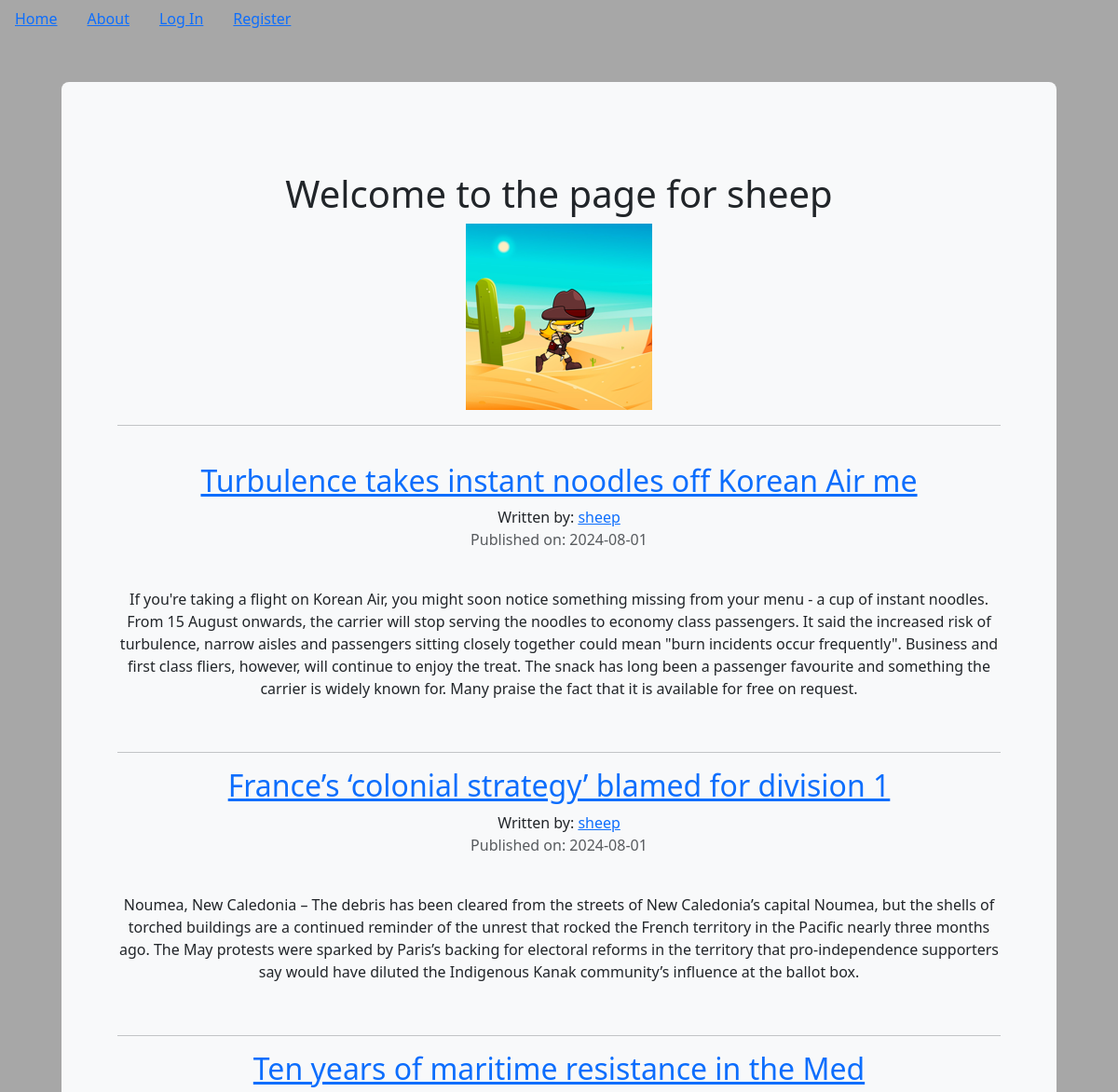
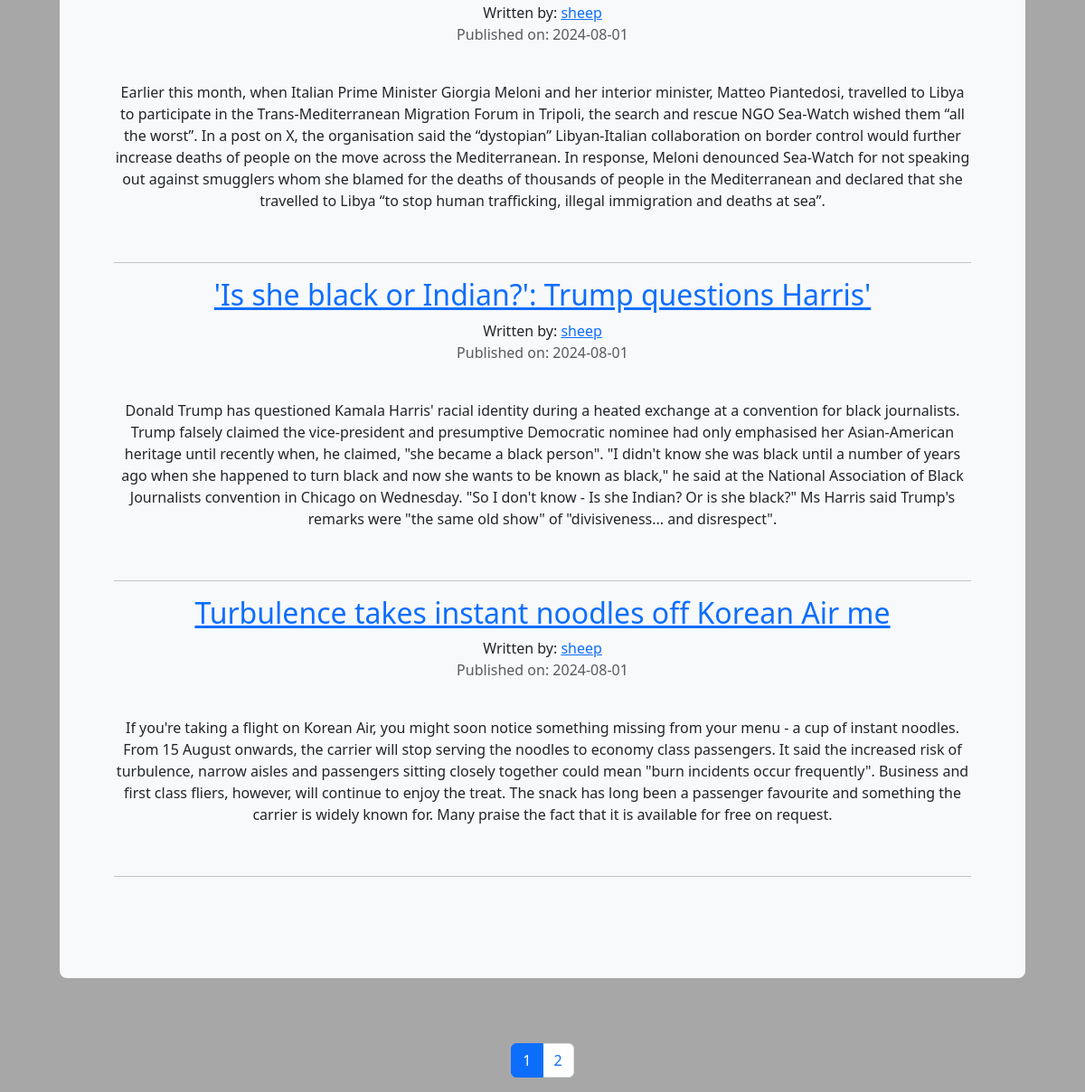
/sheep, run on the app's committed database (2 pictures, top to bottom).
### puppycompanyblog/models.py (models this page shows, shortened)
class User(db.Model,UserMixin):
    __tablename__ = 'users'
    id = db.Column(db.Integer,primary_key=True)
    profile_image = db.Column(db.String(64),nullable=False,default='default_profile.png')
    email = db.Column(db.String(64),unique=True,index=True)
    username = db.Column(db.String(64),unique=True,index=True)
    password_hash = db.Column(db.String(128))
    posts = db.relationship('BlogPost',backref='author',lazy=True)

class BlogPost(db.Model):
    users = db.relationship(User)
    id = db.Column(db.Integer,primary_key=True)
    user_id = db.Column(db.Integer,db.ForeignKey('users.id'),nullable=False)
    date = db.Column(db.DateTime,nullable=False,default=datetime.utcnow)
    title = db.Column(db.String(140),nullable=False)
    text = db.Column(db.Text,nullable=False)

### puppycompanyblog/users/views.py (the view)
@users.route("/<username>")
def user_posts(username):
    page = request.args.get('page',1,type=int)
    user = User.query.filter_by(username=username).first_or_404()
    blog_posts = BlogPost.query.filter_by(author=user).order_by(BlogPost.date.desc()).paginate(page=page,per_page=5)
    return render_template('user_blog_posts.html',blog_posts=blog_posts,user=user)

### puppycompanyblog/templates/user_blog_posts.html
{% extends "base.html" %}
{% block content %}
<div class="container">
  <div class="container py-5">
    <div class="p-5 mb-4 bg-light rounded-3">
      <div class="container-fluid py-5">
        <div align='center'>
          <h1 >Welcome to the page for {{user.username}}</h1>
          <img align='center' src="{{ url_for('static', filename='profile_pics/' + user.profile_image) }}">
          <hr><br>
          {% for post in blog_posts.items %}
          <h2><a href="{{ url_for('blog_posts.blog_post', blog_post_id=post.id) }}">{{ post.title }}</a></h2>
          Written by: <a href="{{ url_for('users.user_posts', username=post.author.username) }}">{{ post.author.username }}</a>
          <p class="text-muted">Published on: {{ post.date.strftime('%Y-%m-%d') }}</p>
          <br>
            <p>{{post.text}}</p>
          <br>
          <hr>
          {% endfor %}
        </div>
      </div>
    </div>
  </div>
</div>
<nav aria-label="Page navigation example">
  <ul class="pagination justify-content-center">
    {% for page_num in blog_posts.iter_pages(left_edge=1, right_edge=1, left_current=1, right_current=2) %}
      {% if blog_posts.page == page_num %}
        <li class="page-item active">
          <a class="page-link" href="{{ url_for('users.user_posts', username=user.username, page=page_num) }}">{{ page_num }}</a>
        </li>
      {% else %}
        <li class="page-item">
          <a class="page-link" href="{{ url_for('users.user_posts', username=user.username, page=page_num) }}">{{ page_num }}</a>
        </li>
      {% endif %}
    {% endfor %}
  </ul>
</nav>
{% endblock content %}

### puppycompanyblog/templates/base.html (style rules this page uses)
body { background-color: #a7a7a7; }

### data on the page
User: username "sheep", profile_image (picture)
BlogPost: title "Turbulence takes instant noodles off Korean Air me", author.username "sheep", date "2024-08-01", text "If you're taking a flight on Korean Air, you might soon notice something missing from your menu - a cup of instant noodles. From 15 August onwards, the carrier will stop serving the noodles to economy class passengers. It said the increased risk of turbulence, narrow aisles and passengers sitting closely together could mean \"burn incidents occur frequently\". Business and first class fliers, however, will continue to enjoy the treat. The snack has long been a passenger favourite and something the carrier is widely known for. Many praise the fact that it is available for free on request."
BlogPost: title "France’s ‘colonial strategy’ blamed for division 1", author.username "sheep", date "2024-08-01", text "Noumea, New Caledonia – The debris has been cleared from the streets of New Caledonia’s capital Noumea, but the shells of torched buildings are a continued reminder of the unrest that rocked the French territory in the Pacific nearly three months ago. The May protests were sparked by Paris’s backing for electoral reforms in the territory that pro-independence supporters say would have diluted the Indigenous Kanak community’s influence at the ballot box."
BlogPost: title "Ten years of maritime resistance in the Med", author.username "sheep", date "2024-08-01", text "Earlier this month, when Italian Prime Minister Giorgia Meloni and her interior minister, Matteo Piantedosi, travelled to Libya to participate in the Trans-Mediterranean Migration Forum in Tripoli, the search and rescue NGO Sea-Watch wished them “all the worst”. In a post on X, the organisation said the “dystopian” Libyan-Italian collaboration on border control would further increase deaths of people on the move across the Mediterranean. In response, Meloni denounced Sea-Watch for not speaking out against smugglers whom she blamed for the deaths of thousands of people in the Mediterranean and declared that she travelled to Libya “to stop human trafficking, illegal immigration and deaths at…"
BlogPost: title "'Is she black or Indian?': Trump questions Harris'", author.username "sheep", date "2024-08-01", text "Donald Trump has questioned Kamala Harris' racial identity during a heated exchange at a convention for black journalists. Trump falsely claimed the vice-president and presumptive Democratic nominee had only emphasised her Asian-American heritage until recently when, he claimed, \"she became a black person\". \"I didn't know she was black until a number of years ago when she happened to turn black and now she wants to be known as black,\" he said at the National Association of Black Journalists convention in Chicago on Wednesday. \"So I don't know - Is she Indian? Or is she black?\" Ms Harris said Trump's remarks were \"the same old show\" of \"divisiveness... and disrespect\"."
BlogPost: title "Turbulence takes instant noodles off Korean Air me", author.username "sheep", date "2024-08-01", text "If you're taking a flight on Korean Air, you might soon notice something missing from your menu - a cup of instant noodles. From 15 August onwards, the carrier will stop serving the noodles to economy class passengers. It said the increased risk of turbulence, narrow aisles and passengers sitting closely together could mean \"burn incidents occur frequently\". Business and first class fliers, however, will continue to enjoy the treat. The snack has long been a passenger favourite and something the carrier is widely known for. Many praise the fact that it is available for free on request."

### other printed values
{{ page_num }} "1"
{{ page_num }} "2"
